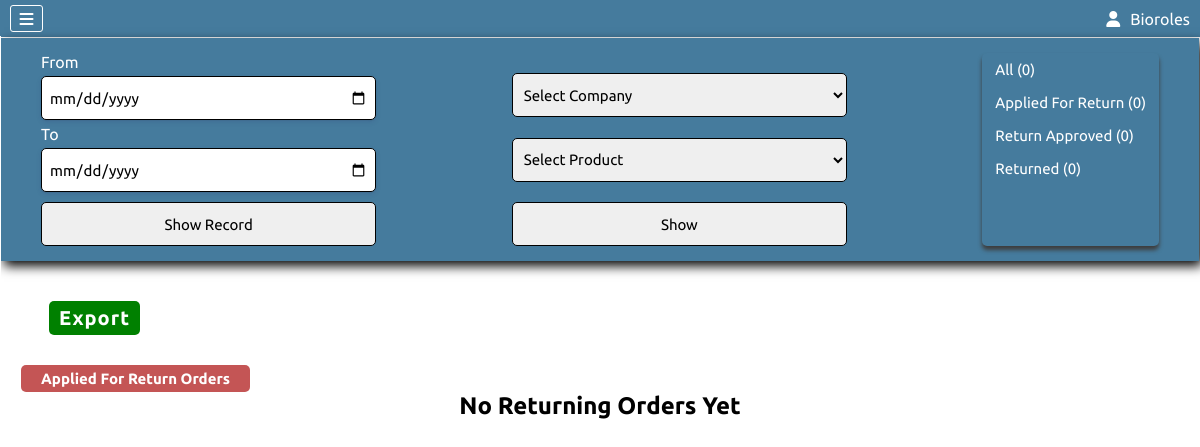
The page /returnOrders.php?status=1 (signed in) on the database its author committed.
### tables this page shows
CREATE TABLE `company` (
  `Company_Id` int(11) NOT NULL AUTO_INCREMENT,
  `userId` int(11) NOT NULL DEFAULT 0,
  `Admin_Type` int(11) NOT NULL DEFAULT 2,
  `Active_Status` int(11) NOT NULL DEFAULT 1,
  `Approvel` int(11) DEFAULT 0,
  `Company_Code` int(11) NOT NULL,
  `Company_Name` varchar(100) NOT NULL,
  `Company_Phone` varchar(10) NOT NULL,
  `Company_Email` varchar(50) NOT NULL,
  `Company_Address` varchar(300) NOT NULL,
  `Company_Username` varchar(25) NOT NULL,
  `Company_Password` varchar(100) NOT NULL,
  `Company_GST` varchar(25) DEFAULT '',
  `Company_PAN` varchar(15) DEFAULT '',
  `Company_TAN` varchar(15) DEFAULT '',
  `Company_Licence` varchar(15) DEFAULT '',
  `Company_Registration` varchar(25) DEFAULT '',
  PRIMARY KEY (`Company_Id`),
  UNIQUE KEY `Company_Username` (`Company_Username`)
);

CREATE TABLE `returnmode` (
  `Returnmode_Id` int(11) NOT NULL AUTO_INCREMENT,
  `Return_Mode` varchar(100) NOT NULL,
  PRIMARY KEY (`Returnmode_Id`)
);

### returnOrders.php (the view, shortened to what this page needs)
<?php include "conn.php" ?>
<?php include "./components/header.php" ?>
<section class="allOrdersPage">
    <div class="filterBtnContainer">
        <?php
        if(!isset($_GET['weekDate'])and !isset($_GET['monthDate'])){
            ?>
            <form class="orform" action="returnOrders.php" method="get">
                From
                <input type="date" name="fromDate" id="" required>
                To
                <input type="date" name="toDate" id="" required>
                <input type="submit" value="Show Record">
            </form>
            <form class="orform2" action="returnOrders.php" method="get">
                <select class="margin-top" name="comId" required>
                    <option value="" disabled selected>Select Company</option>
                </select>
                <select name="proId">
                    <option value="" disabled selected>Select Product</option>
                </select>
                <input type="submit" value="Show">
            </form>
            <div class="statusBtn">
                <?php
                $allSql="select `Order_Id` as count from orders where `Return_Status`>0";
                $allResult=mysqli_query($conn,$allSql);
                ?>
                <a href="returnOrders.php">All (<?php echo mysqli_num_rows($allResult) ?>)</a>
                <?php
                $btnSql="select * from returnmode";
                $btnResult=mysqli_query($conn,$btnSql);
                if(mysqli_num_rows($btnResult)>0){
                    while($btnRow=mysqli_fetch_assoc($btnResult)){
                        $newSql="select * from orders where `Return_Status`=".$btnRow['Returnmode_Id'];
                        $newResult=mysqli_query($conn,$newSql);
                        if($btnRow['Returnmode_Id']==0){
                            continue;
                        }
                ?>
                    <a href="returnOrders.php?status=<?php echo $btnRow['Returnmode_Id'] ?>"><?php echo $btnRow['Return_Mode'] ?> (<?php echo mysqli_num_rows($newResult) ?>)</a>
                <?php
                    }
                }
                ?>
            </div>
        <?php
        }
        ?>
    </div>
    <div class="heading">
        <a href="exportData.php?export=returnOrders" style="margin-left:4%;margin-top:30px">Export</a>
    </div>
    <div class="allOrdersContainer">
        <?php
        if(isset($_GET['fromDate']) and isset($_GET['toDate'])){
            $fromDate=$_GET['fromDate'];
            $toDate=$_GET['toDate'];
            $aosql="select * from orders join product on orders.`Product_Id`=product.`Product_Id` join orderstatus on orderstatus.`Status_Id`=orders.`Order_Status` join company on company.`Company_Id`=orders.`Company_Id` left join deliverymode on orders.`Delievery_Mode`=deliverymode.`Delivery_Id` join returnmode on orders.`Return_Status`=returnmode.`Returnmode_Id` where (`Return_Date` between '$fromDate' and '$toDate') and orders.`Return_Status`>0";
            $fromDate=implode("/",array_reverse(explode("-",$_GET['fromDate'])));
            $toDate=implode("/",array_reverse(explode("-",$_GET['toDate'])));
            echo "<h3>From $fromDate To $toDate</h3>";
        }elseif(isset($_GET['status'])){
            $status=$_GET['status'];
            $aosql="select * from orders join product on orders.`Product_Id`=product.`Product_Id` join orderstatus on orderstatus.`Status_Id`=orders.`Order_Status` join company on company.`Company_Id`=orders.`Company_Id` left join deliverymode on orders.`Delievery_Mode`=deliverymode.`Delivery_Id` join returnmode on orders.`Return_Status`=returnmode.`Returnmode_Id` where orders.`Order_Status`=4 and orders.`Return_Status`=$status";
            $headSql="select * from returnmode where `Returnmode_Id`=$status";
            $headResult=mysqli_query($conn,$headSql);
            $headRow=mysqli_fetch_assoc($headResult);
            echo "<h3>".$headRow['Return_Mode']." Orders</h3>";
        }
        $aoresult=mysqli_query($conn,$aosql);
        if(mysqli_num_rows($aoresult)>0){
            while($aorow=mysqli_fetch_assoc($aoresult)){
        ?>
                <div class="order">
                    <div class="order-box image">
                        <img src="./uploadImages/<?php echo $aorow['Product_Img'] ?>" alt="">
                    </div>
                    <div class="order-box">
                        <h2>Order Details</h2>
                        <div class="span-p"><span>Product : </span><span><?php echo $aorow['Product_Name'] ?></span></div>
                        <div><span>Quantity : </span><span><?php echo $aorow['Order_Pieces'] ?></span></div>
                        <div><span>Modal No. : </span><span><?php echo $aorow['Product_Modal_No'] ?></span></div>
                        <div><span>Status : </span><span><?php echo $aorow['Status_Name'] ?></span></div>
                    <?php
                    if($aorow['Delivery_Date']!=""){
                    ?>
                        <div><span>Delivery Date : </span><span><?php echo $aorow['Delivery_Date'] ?></span></div>
                    <?php
                    }
                    ?>
                        <div><span>Order Date : </span><span><?php echo $aorow['Order_Date'] ?></span></div>
                        <div><span>Normal Price : </span><span><?php echo $aorow['Normal_Price'] ?></span></div>
                        <div><span>Discounted Price : </span><span><?php echo $aorow['Discounted_Price'] ?></span></div>
                    <?php
                    if($aorow['Approved']==1){
                    ?>
                        <div><span>Price Approved : </span><span><?php echo $aorow['Approved_Price'] ?></span></div>
                    <?php
                    }
                    ?>
                    <?php
                    if($aorow['Order_Status']>=3 and $aorow['Order_Status']!=5){
                    ?>
                        <div><span>Delivery Mode : </span><span><?php echo $aorow['Delivery_Type'] ?></span></div>
                    <?php
                    }
                    if($aorow['Order_Status']==5){
                    ?>
                        <div><span>Cancel Reason : </span><span><?php echo $aorow['Cancel_Reason'] ?></span></div>
                    <?php
                    }
                    ?>
                    <?php
                    if($aorow['Return_Status']>0){
                    ?>
                        <div><span>Return Status : </span><span><?php echo $aorow['Return_Mode'] ?></span></div>
                        <div><span>Return Reason : </span><span><?php echo $aorow['Return_Reason'] ?></span></div>
                    <?php
                    }
                    ?>
                    <?php
                    if($aorow['Return_Status']==3){
                    ?>
                        <div><span>Returned Date : </span><span><?php echo $aorow['Return_Date'] ?></span></div>
                    <?php
                    }
                    ?>
                    </div>
                    <div class="order-box">
                        <h2>Company Details</h2>
                        <div><span>Company : </span><span><?php echo $aorow['Company_Name'] ?></span></div>
                        <div><span>Contact : </span><span><?php echo $aorow['Company_Phone'] ?></span></div>
                        <div><span>Email : </span><span><?php echo $aorow['Company_Email'] ?></span></div>
                        <div><span>Address : </span><span><?php echo $aorow['Company_Address'] ?></span></div>
                    </div>
                    <?php
                    if(!isset($_SESSION['User_Id'])){
                    ?>
                    <div class="order-box">
                        <h2>Return Approval</h2>
                        <?php
                        if($aorow['Return_Approvel']==1){
                            $returnDisable="style='background-color:grey;pointer-events:none;'";
                        }else{
                            $returnDisable="";
                        }
                        ?>
                        <a href="returnOrders.php?returnOrderApproveId=<?php echo $aorow['Order_Id'] ?>" <?php echo $returnDisable ?>><?php echo $aorow['Return_Approvel']==0?"Approve":"Approved";  ?></a>
                    </div>
                    <?php
                    }
                    ?>
                    <div class="order-box2">
                    <?php
                        $statusId=isset($status)?"status=$status&":"";
                        $dateId=isset($_GET['fromDate']) && isset($_GET['toDate'])?"fromDate=".$_GET['fromDate']."&toDate=".$_GET['toDate']."&":"";
                        $compId=isset($_GET['comId'])?"comId=".$_GET['comId']."&":"";
                    ?>
                    <h2>Return Status</h2>
                    <form style="margin-top:5px;" action="returnOrders.php?<?php echo $compId ?><?php echo $dateId ?><?php echo $statusId ?>" method="post">
                        <?php
                        if($aorow['Return_Date']!==""){
                            $disabling="style='background-color:lightgrey' disabled";
                        }else{
                            $disabling="";
                        }
                        ?>
                        <input type="hidden" name="returnStatus" value="<?php echo $aorow['Return_Status'] ?>">
                        <input type="hidden" name="oderId" value="<?php echo $aorow['Order_Id'] ?>">
                        <label for="returnDate" style="color:green">Return Date : </label><br>
                        <input class="order-input" type="date" max="<?php echo date("Y-m-d") ?>" name="returnDate" id="returnDate" value="<?php echo $aorow['Return_Date'] ?>" <?php echo $disabling ?>>
                        <input class="order-btn" type="submit" value="save" <?php echo $disabling ?>>
                    </form>
                    <?php
                        $orderstatusSql="select * from returnmode";
                        $orderstatusResult=mysqli_query($conn,$orderstatusSql);
                        if(mysqli_num_rows($orderstatusResult)>0){
                            while($orderstatusRow=mysqli_fetch_assoc($orderstatusResult)){
                                if($aorow['Return_Status']>=$orderstatusRow['Returnmode_Id']){
                                    $disabled="style='background-color:lightgrey;pointer-events:none'";
                                }else{
                                    $disabled="";
                                }
                                if($orderstatusRow['Returnmode_Id']==0){
                                    continue;
                                }
                    ?>
                        <a class="order-button" href="returnOrders.php?<?php echo $compId ?><?php echo $dateId ?><?php echo $statusId ?>oid=<?php echo $aorow['Order_Id'] ?>&osid=<?php echo $orderstatusRow['Returnmode_Id'] ?>&productId=<?php echo $aorow['Product_Id'] ?>" <?php echo $disabled ?>><?php echo $orderstatusRow['Return_Mode'] ?></a>
                    <?php
                            }
                        }
                    ?>
                    </div>
                </div>
        <?php
            }
        }else{
        ?>
        <h2 align="center">No Returning Orders Yet</h2>
        <?php
        }
        ?>
    </div>
</section>
<?php include "./components/footer.php" ?>

### components/header.php (shortened to what this page needs)
<?php
include "conn.php";
?>
<!DOCTYPE html>
<html lang="en">
<head>
    <link rel="stylesheet" href="./style/dashboard.css">
    <link rel="stylesheet" href="./style/buyProduct.css">
    <link rel="stylesheet" href="./style/buyProductForm.css">
    <link rel="stylesheet" href="./style/header.css">
    <link rel="stylesheet" href="./style/profile.css">
    <link rel="stylesheet" href="./style/header.css">
    <link rel="stylesheet" href="./style/company.css">
    <link rel="stylesheet" href="./style/updateCompanyForm.css">
    <link rel="stylesheet" href="./style/branch.css">
    <link rel="stylesheet" href="./style/updateBranchForm.css">
    <link rel="stylesheet" href="./style/category.css">
    <link rel="stylesheet" href="./style/addCategoryForm.css">
    <link rel="stylesheet" href="./style/updateCategoryForm.css">
    <link rel="stylesheet" href="./style/product.css">
    <link rel="stylesheet" href="./style/addProductForm.css">
    <link rel="stylesheet" href="./style/updateProductForm.css">
    <link rel="stylesheet" href="./style/myBranch.css">
    <link rel="stylesheet" href="./style/addMyBranchForm.css">
    <link rel="stylesheet" href="./style/updateMyBranchForm.css">
    <link rel="stylesheet" href="./style/updateMyBranchForm.css">
    <link rel="stylesheet" href="./style/PCategory.css">
    <link rel="stylesheet" href="./style/addPCategoryForm.css">
    <link rel="stylesheet" href="./style/updatePCategoryForm.css">
    <link rel="stylesheet" href="./style/orders.css">
    <link rel="stylesheet" href="./style/myOrders.css">
    <link rel="stylesheet" href="./style/cancelReason.css">
    <link rel="stylesheet" href="./style/product-category.css">
    <link rel="stylesheet" href="https://cdnjs.cloudflare.com/ajax/libs/font-awesome/6.4.0/css/all.min.css"
 />
</head>
<body>
    <header class="headerContainer">
        <div class="hamburger">
            <i class="fa-solid fa-bars"></i>
        </div>
        <?php
        if (isset($_SESSION['Company_Id'])) {
            $hcid = $_SESSION['Company_Id'];
            $hcSql = "select `Company_Name`,`Admin_Type` from company where `Company_Id`=$hcid";
            $hcResult = mysqli_query($conn, $hcSql);
            $hcRow = mysqli_fetch_assoc($hcResult);
        } elseif (isset($_SESSION['User_Id'])) {
            $huid = $_SESSION['User_Id'];
            $huSql = "select `Username`,`User_Permission` from users where `User_Id`=$huid";
            $huResult = mysqli_query($conn, $huSql);
            $huRow = mysqli_fetch_assoc($huResult);
        }
        ?>
        <div class="helloCompany" id="helloCompany">
            <i class="fa-solid fa-user"></i>
            <div>
                <?php echo isset($hcRow['Company_Name']) ? $hcRow['Company_Name'] : $huRow['Username'] ?>
            </div>
        </div>
    </header>
    <section class="mainContainer">

### rows shown on the page
company: Company_Name "Bioroles"
returnmode: Return_Mode "Applied For Return", mysqli_num_rows($newResult) "0"
returnmode: Return_Mode "Return Approved", mysqli_num_rows($newResult) "0"
returnmode: Return_Mode "Returned", mysqli_num_rows($newResult) "0"

### other values the page prints
mysqli_num_rows($allResult) "0"
